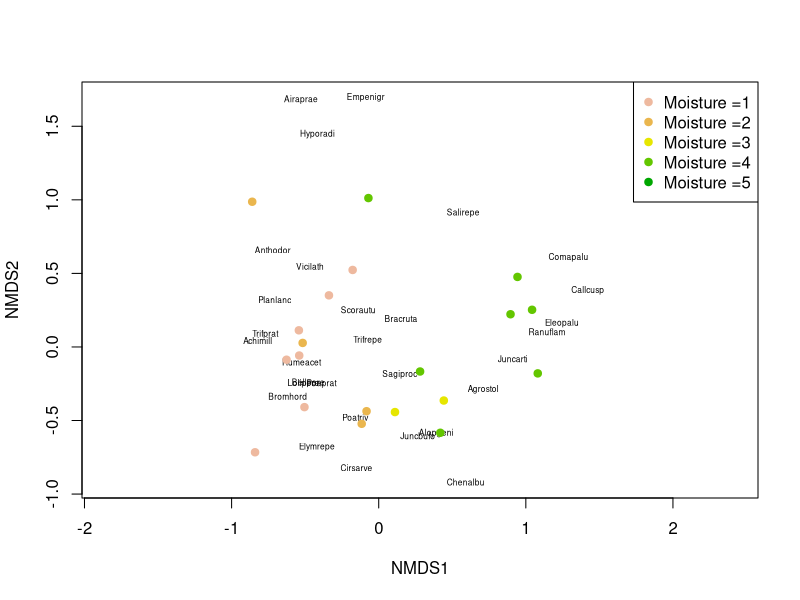
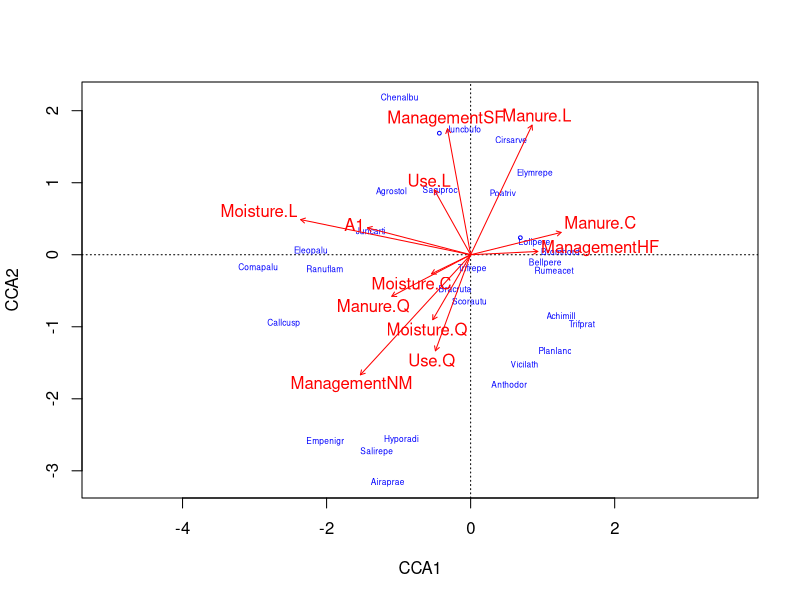
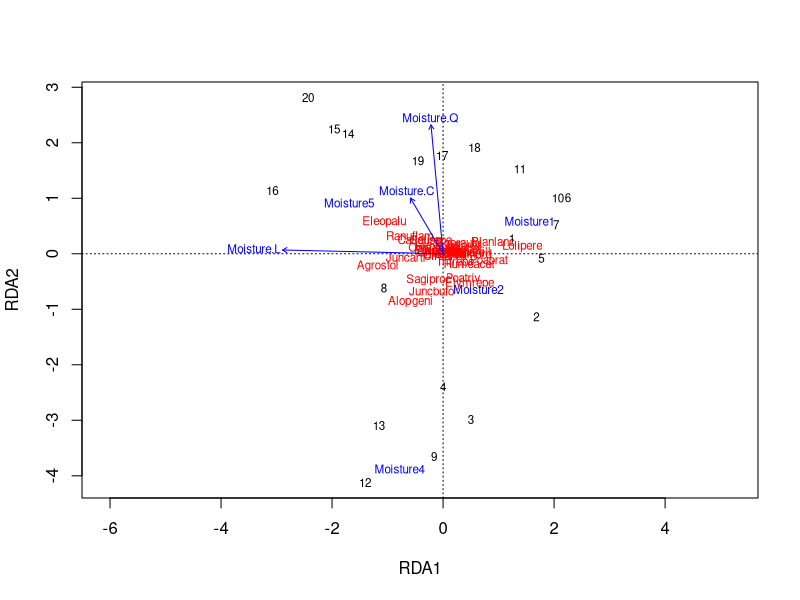
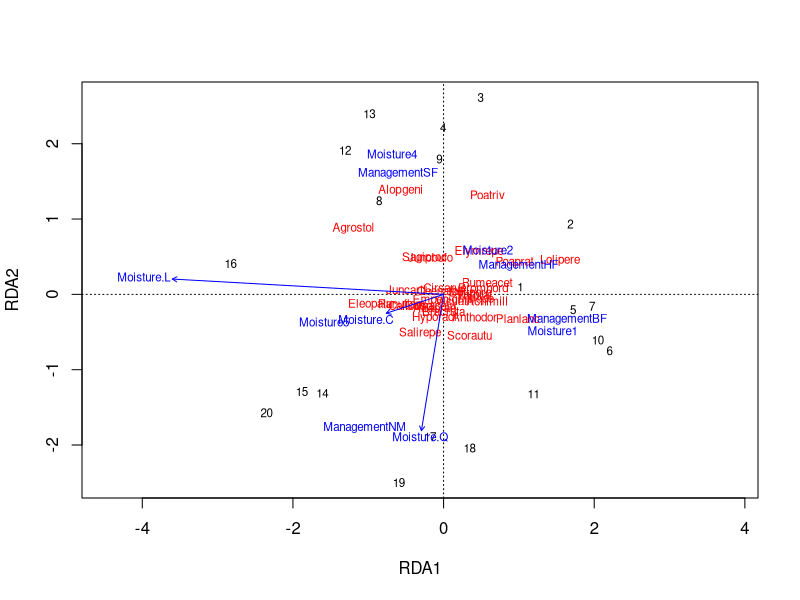
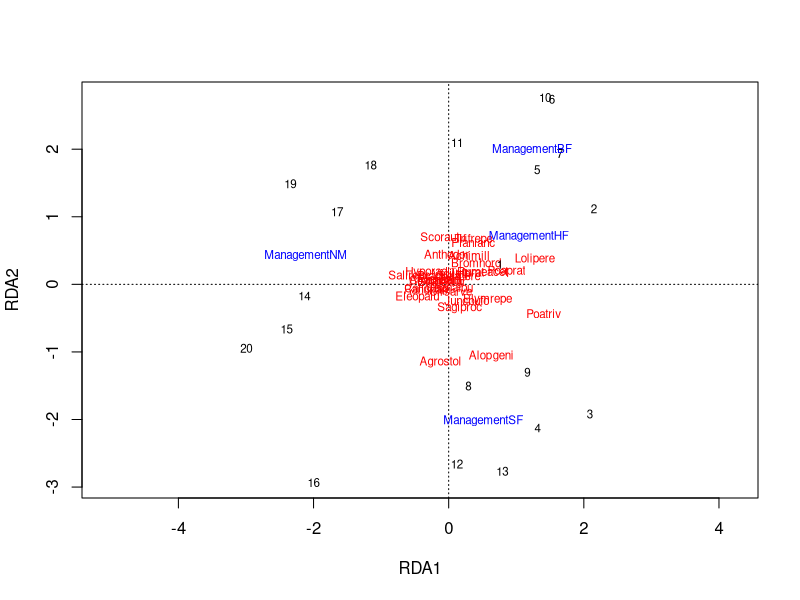

These figures' R source, in order:
## ---- chunk 1
knitr::opts_chunk$set(echo = TRUE)
## ---- chunk 2
library(vegan)
data(dune)
data(dune.env)
?dune
## ---- chunk 3

# NMDS

dune_mds <- metaMDS(dune)
plot(dune_mds, type='n')
 text(dune_mds, 'sp', cex=.5)
 # generate vector of colors 
 color_vect = rev(terrain.colors(6))[-1]
 points(dune_mds, 'sites', pch=19, 
        col=color_vect[dune.env$Moisture])
 legend('topright', paste("Moisture =", 1:5, sep=''), 
        col=color_vect, pch=19)
 
 
 # It appears that there is a clear distinction between higher moisture levels and lower moisture levels. It is clear that certain species are observed more in areas with higher miosture levels (Callcusp, Eleopalu), while others are observed more often in low moisture (Trifprat, Rumeacet). This graphs helps us to visualize any patterns between species observations and moisture levels.
 
## ---- chunk 4
# CCA
cca_dune <- cca(dune ~ . , data = dune.env)
cca_dune
plot(cca_dune, type='n', scaling=1)
orditorp(cca_dune, display='sp', cex=0.5, scaling=1, col='blue')
text(cca_dune, display='bp', col='red')

# RDAs
rda_dune <- rda(dune ~ Moisture, data = dune.env)
rda_dune
RsquareAdj(rda_dune)
plot(rda_dune)

rda_dune2 <- rda(dune ~ Moisture + Management, data = dune.env)
rda_dune2
plot(rda_dune2)

rda_dune3 <- rda(dune ~ Management, data = dune.env)
rda_dune3
plot(rda_dune3)

# I'm honestly very confused by the graphs. I'm not sure what "Moisture.L", "Moisture.Q", etc. means. I don't see that in the dataset?
## ---- chunk 5
# It looks like the two analyses do not exactly agree with one another. The indirect ordination analysis makes it look like there is a correlation between vegetation of specific species and moisture level. However the direct ordination analyses show that there is no clear distinction between species in regards to moisture level.

# The CCA appears to tell us that there is a correlation between management and vegetaions, moreso than moisture and vegetation. The first axis in this analysis explains 46%, which is decently high, so it might be able to tell us if moisture or management has a more significant effect.

# The RDA with just moisture shows all species clustered in the center, rather than certain species being pulled in different directions based on moisture level. The first axis explains 19% of variance, and the second explains about 5%. Overall this does not tell us a lot.

# The RDA with both moisture and management shows some species being pulled toward "management SF" and "moisture 4", so it's difficult to say exactly which of these is having the effect.In this analysis, the first axis explains about 21% of the variance. Additionally, the species are rather clustered in the center, so it does not seem to tell us much.

# Lastly, the RDA with just management also does not tell us a lot. the First axis explains about 15% of variance, and most of the species are still clustered around the center.

# Overall these analyses don't seem to tell us a lot, so I find the indirect ordination analysis to be more useful.
